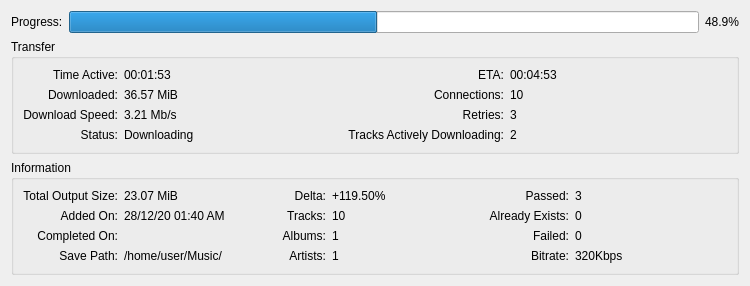
                 <widget class="QWidget" name="scrollAreaWidgetContents_4">
                  <property name="geometry">
                   <rect>
                    <x>0</x>
                    <y>0</y>
                    <width>750</width>
                    <height>267</height>
                   </rect>
                  </property>
                  <layout class="QVBoxLayout" name="verticalLayout_8">
                   <item>
                    <layout class="QHBoxLayout" name="horizontalLayout_5">
                     <item>
                      <widget class="QLabel" name="label_13">
                       <property name="text">
                        <string>Progress:</string>
                       </property>
                      </widget>
                     </item>
                     <item>
                      <widget class="QProgressBar" name="progressBar">
                       <property name="value">
                        <number>49</number>
                       </property>
                       <property name="textVisible">
                        <bool>false</bool>
                       </property>
                      </widget>
                     </item>
                     <item>
                      <widget class="QLabel" name="label_14">
                       <property name="text">
                        <string>48.9%</string>
                       </property>
                      </widget>
                     </item>
                    </layout>
                   </item>
                   <item>
                    <widget class="QGroupBox" name="groupBox">
                     <property name="sizePolicy">
                      <sizepolicy hsizetype="Preferred" vsizetype="Preferred">
                       <horstretch>0</horstretch>
                       <verstretch>0</verstretch>
                      </sizepolicy>
                     </property>
                     <property name="title">
                      <string>Transfer</string>
                     </property>
                     <layout class="QGridLayout" name="gridLayout_13">
                      <item row="0" column="0">
                       <layout class="QGridLayout" name="gridLayout_12">
                        <item row="2" column="2">
                         <widget class="QLabel" name="label_17">
                          <property name="sizePolicy">
                           <sizepolicy hsizetype="Minimum" vsizetype="Preferred">
                            <horstretch>0</horstretch>
                            <verstretch>0</verstretch>
                           </sizepolicy>
                          </property>
                          <property name="text">
                           <string>Retries:</string>
                          </property>
                          <property name="alignment">
                           <set>Qt::AlignRight|Qt::AlignTrailing|Qt::AlignVCenter</set>
                          </property>
                         </widget>
                        </item>
                        <item row="3" column="2">
                         <widget class="QLabel" name="label_12">
                          <property name="sizePolicy">
                           <sizepolicy hsizetype="Minimum" vsizetype="Preferred">
                            <horstretch>0</horstretch>
                            <verstretch>0</verstretch>
                           </sizepolicy>
                          </property>
                          <property name="text">
                           <string>Tracks Actively Downloading:</string>
                          </property>
                          <property name="alignment">
                           <set>Qt::AlignRight|Qt::AlignTrailing|Qt::AlignVCenter</set>
                          </property>
                         </widget>
                        </item>
                        <item row="1" column="0">
                         <widget class="QLabel" name="label_4">
                          <property name="sizePolicy">
                           <sizepolicy hsizetype="Minimum" vsizetype="Preferred">
                            <horstretch>0</horstretch>
                            <verstretch>0</verstretch>
                           </sizepolicy>
                          </property>
                          <property name="text">
                           <string>Downloaded:</string>
                          </property>
                          <property name="alignment">
                           <set>Qt::AlignRight|Qt::AlignTrailing|Qt::AlignVCenter</set>
                          </property>
                         </widget>
                        </item>
                        <item row="1" column="2">
                         <widget class="QLabel" name="label_5">
                          <property name="sizePolicy">
                           <sizepolicy hsizetype="Minimum" vsizetype="Preferred">
                            <horstretch>0</horstretch>
                            <verstretch>0</verstretch>
                           </sizepolicy>
                          </property>
                          <property name="text">
                           <string>Connections:</string>
                          </property>
                          <property name="alignment">
                           <set>Qt::AlignRight|Qt::AlignTrailing|Qt::AlignVCenter</set>
                          </property>
                         </widget>
                        </item>
                        <item row="3" column="0">
                         <widget class="QLabel" name="label_16">
                          <property name="sizePolicy">
                           <sizepolicy hsizetype="Minimum" vsizetype="Preferred">
                            <horstretch>0</horstretch>
                            <verstretch>0</verstretch>
                           </sizepolicy>
                          </property>
                          <property name="text">
                           <string>Status:</string>
                          </property>
                          <property name="alignment">
                           <set>Qt::AlignRight|Qt::AlignTrailing|Qt::AlignVCenter</set>
                          </property>
                         </widget>
                        </item>
                        <item row="0" column="2">
                         <widget class="QLabel" name="label_2">
                          <property name="sizePolicy">
                           <sizepolicy hsizetype="Minimum" vsizetype="Preferred">
                            <horstretch>0</horstretch>
                            <verstretch>0</verstretch>
                           </sizepolicy>
                          </property>
                          <property name="text">
                           <string>ETA:</string>
                          </property>
                          <property name="alignment">
                           <set>Qt::AlignRight|Qt::AlignTrailing|Qt::AlignVCenter</set>
                          </property>
                         </widget>
                        </item>
                        <item row="2" column="0">
                         <widget class="QLabel" name="label_15">
                          <property name="sizePolicy">
                           <sizepolicy hsizetype="Minimum" vsizetype="Preferred">
                            <horstretch>0</horstretch>
                            <verstretch>0</verstretch>
                           </sizepolicy>
                          </property>
                          <property name="text">
                           <string>Download Speed:</string>
                          </property>
                          <property name="alignment">
                           <set>Qt::AlignRight|Qt::AlignTrailing|Qt::AlignVCenter</set>
                          </property>
                         </widget>
                        </item>
                        <item row="1" column="1">
                         <widget class="QLabel" name="label_21">
                          <property name="sizePolicy">
                           <sizepolicy hsizetype="Expanding" vsizetype="Preferred">
                            <horstretch>0</horstretch>
                            <verstretch>0</verstretch>
                           </sizepolicy>
                          </property>
                          <property name="text">
                           <string>36.57 MiB</string>
                          </property>
                         </widget>
                        </item>
                        <item row="3" column="1">
                         <widget class="QLabel" name="label_23">
                          <property name="sizePolicy">
                           <sizepolicy hsizetype="Expanding" vsizetype="Preferred">
                            <horstretch>0</horstretch>
                            <verstretch>0</verstretch>
                           </sizepolicy>
                          </property>
                          <property name="text">
                           <string>Downloading</string>
                          </property>
                         </widget>
                        </item>
                        <item row="2" column="1">
                         <widget class="QLabel" name="label_22">
                          <property name="sizePolicy">
                           <sizepolicy hsizetype="Expanding" vsizetype="Preferred">
                            <horstretch>0</horstretch>
                            <verstretch>0</verstretch>
                           </sizepolicy>
                          </property>
                          <property name="text">
                           <string>3.21 Mb/s</string>
                          </property>
                         </widget>
                        </item>
                        <item row="0" column="0">
                         <widget class="QLabel" name="label">
                          <property name="sizePolicy">
                           <sizepolicy hsizetype="Minimum" vsizetype="Preferred">
                            <horstretch>0</horstretch>
                            <verstretch>0</verstretch>
                           </sizepolicy>
                          </property>
                          <property name="text">
                           <string>Time Active:</string>
                          </property>
                          <property name="alignment">
                           <set>Qt::AlignRight|Qt::AlignTrailing|Qt::AlignVCenter</set>
                          </property>
                         </widget>
                        </item>
                        <item row="0" column="1">
                         <widget class="QLabel" name="label_20">
                          <property name="sizePolicy">
                           <sizepolicy hsizetype="Expanding" vsizetype="Preferred">
                            <horstretch>0</horstretch>
                            <verstretch>0</verstretch>
                           </sizepolicy>
                          </property>
                          <property name="text">
                           <string>00:01:53</string>
                          </property>
                         </widget>
                        </item>
                        <item row="0" column="3">
                         <widget class="QLabel" name="label_24">
                          <property name="sizePolicy">
                           <sizepolicy hsizetype="Expanding" vsizetype="Preferred">
                            <horstretch>0</horstretch>
                            <verstretch>0</verstretch>
                           </sizepolicy>
                          </property>
                          <property name="text">
                           <string>00:04:53</string>
                          </property>
                         </widget>
                        </item>
                        <item row="1" column="3">
                         <widget class="QLabel" name="label_25">
                          <property name="sizePolicy">
                           <sizepolicy hsizetype="Expanding" vsizetype="Preferred">
                            <horstretch>0</horstretch>
                            <verstretch>0</verstretch>
                           </sizepolicy>
                          </property>
                          <property name="text">
                           <string>10</string>
                          </property>
                         </widget>
                        </item>
                        <item row="2" column="3">
                         <widget class="QLabel" name="label_26">
                          <property name="sizePolicy">
                           <sizepolicy hsizetype="Expanding" vsizetype="Preferred">
                            <horstretch>0</horstretch>
                            <verstretch>0</verstretch>
                           </sizepolicy>
                          </property>
                          <property name="text">
                           <string>3</string>
                          </property>
                         </widget>
                        </item>
                        <item row="3" column="3">
                         <widget class="QLabel" name="label_27">
                          <property name="sizePolicy">
                           <sizepolicy hsizetype="Expanding" vsizetype="Preferred">
                            <horstretch>0</horstretch>
                            <verstretch>0</verstretch>
                           </sizepolicy>
                          </property>
                          <property name="text">
                           <string>2</string>
                          </property>
                         </widget>
                        </item>
                       </layout>
                      </item>
                     </layout>
                    </widget>
                   </item>
                   <item>
                    <widget class="QGroupBox" name="groupBox_2">
                     <property name="sizePolicy">
                      <sizepolicy hsizetype="Preferred" vsizetype="Expanding">
                       <horstretch>0</horstretch>
                       <verstretch>0</verstretch>
                      </sizepolicy>
                     </property>
                     <property name="title">
                      <string>Information</string>
                     </property>
                     <layout class="QGridLayout" name="gridLayout_15">
                      <item row="0" column="0">
                       <layout class="QGridLayout" name="gridLayout_14">
                        <item row="0" column="5">
                         <widget class="QLabel" name="label_34">
                          <property name="sizePolicy">
                           <sizepolicy hsizetype="Expanding" vsizetype="Preferred">
                            <horstretch>0</horstretch>
                            <verstretch>0</verstretch>
                           </sizepolicy>
                          </property>
                          <property name="text">
                           <string>3</string>
                          </property>
                         </widget>
                        </item>
                        <item row="1" column="5">
                         <widget class="QLabel" name="label_35">
                          <property name="sizePolicy">
                           <sizepolicy hsizetype="Expanding" vsizetype="Preferred">
                            <horstretch>0</horstretch>
                            <verstretch>0</verstretch>
                           </sizepolicy>
                          </property>
                          <property name="text">
                           <string>0</string>
                          </property>
                         </widget>
                        </item>
                        <item row="2" column="2">
                         <widget class="QLabel" name="label_19">
                          <property name="sizePolicy">
                           <sizepolicy hsizetype="Minimum" vsizetype="Preferred">
                            <horstretch>0</horstretch>
                            <verstretch>0</verstretch>
                           </sizepolicy>
                          </property>
                          <property name="text">
                           <string>Albums:</string>
                          </property>
                          <property name="alignment">
                           <set>Qt::AlignRight|Qt::AlignTrailing|Qt::AlignVCenter</set>
                          </property>
                         </widget>
                        </item>
                        <item row="1" column="2">
                         <widget class="QLabel" name="label_11">
                          <property name="sizePolicy">
                           <sizepolicy hsizetype="Minimum" vsizetype="Preferred">
                            <horstretch>0</horstretch>
                            <verstretch>0</verstretch>
                           </sizepolicy>
                          </property>
                          <property name="text">
                           <string>Tracks:</string>
                          </property>
                          <property name="alignment">
                           <set>Qt::AlignRight|Qt::AlignTrailing|Qt::AlignVCenter</set>
                          </property>
                         </widget>
                        </item>
                        <item row="2" column="3">
                         <widget class="QLabel" name="label_33">
                          <property name="sizePolicy">
                           <sizepolicy hsizetype="Expanding" vsizetype="Preferred">
                            <horstretch>0</horstretch>
                            <verstretch>0</verstretch>
                           </sizepolicy>
                          </property>
                          <property name="text">
                           <string>1</string>
                          </property>
                         </widget>
                        </item>
                        <item row="1" column="3">
                         <widget class="QLabel" name="label_32">
                          <property name="sizePolicy">
                           <sizepolicy hsizetype="Expanding" vsizetype="Preferred">
                            <horstretch>0</horstretch>
                            <verstretch>0</verstretch>
                           </sizepolicy>
                          </property>
                          <property name="text">
                           <string>10</string>
                          </property>
                         </widget>
                        </item>
                        <item row="0" column="0">
                         <widget class="QLabel" name="label_7">
                          <property name="sizePolicy">
                           <sizepolicy hsizetype="Minimum" vsizetype="Preferred">
                            <horstretch>0</horstretch>
                            <verstretch>0</verstretch>
                           </sizepolicy>
                          </property>
                          <property name="text">
                           <string>Total Output Size:</string>
                          </property>
                          <property name="alignment">
                           <set>Qt::AlignRight|Qt::AlignTrailing|Qt::AlignVCenter</set>
                          </property>
                         </widget>
                        </item>
                        <item row="2" column="1">
                         <widget class="QLabel" name="label_30">
                          <property name="sizePolicy">
                           <sizepolicy hsizetype="Expanding" vsizetype="Preferred">
                            <horstretch>0</horstretch>
                            <verstretch>0</verstretch>
                           </sizepolicy>
                          </property>
                          <property name="text">
                           <string/>
                          </property>
                         </widget>
                        </item>
                        <item row="1" column="4">
                         <widget class="QLabel" name="label_10">
                          <property name="sizePolicy">
                           <sizepolicy hsizetype="Minimum" vsizetype="Preferred">
                            <horstretch>0</horstretch>
                            <verstretch>0</verstretch>
                           </sizepolicy>
                          </property>
                          <property name="text">
                           <string>Already Exists:</string>
                          </property>
                          <property name="alignment">
                           <set>Qt::AlignRight|Qt::AlignTrailing|Qt::AlignVCenter</set>
                          </property>
                         </widget>
                        </item>
                        <item row="0" column="4">
                         <widget class="QLabel" name="label_9">
                          <property name="sizePolicy">
                           <sizepolicy hsizetype="Minimum" vsizetype="Preferred">
                            <horstretch>0</horstretch>
                            <verstretch>0</verstretch>
                           </sizepolicy>
                          </property>
                          <property name="text">
                           <string>Passed:</string>
                          </property>
                          <property name="alignment">
                           <set>Qt::AlignRight|Qt::AlignTrailing|Qt::AlignVCenter</set>
                          </property>
                         </widget>
                        </item>
                        <item row="0" column="3">
                         <widget class="QLabel" name="label_31">
                          <property name="sizePolicy">
                           <sizepolicy hsizetype="Expanding" vsizetype="Preferred">
                            <horstretch>0</horstretch>
                            <verstretch>0</verstretch>
                           </sizepolicy>
                          </property>
                          <property name="text">
                           <string>+119.50%</string>
                          </property>
                         </widget>
                        </item>
                        <item row="2" column="4">
                         <widget class="QLabel" name="label_3">
                          <property name="sizePolicy">
                           <sizepolicy hsizetype="Minimum" vsizetype="Preferred">
                            <horstretch>0</horstretch>
                            <verstretch>0</verstretch>
                           </sizepolicy>
                          </property>
                          <property name="text">
                           <string>Failed:</string>
                          </property>
                          <property name="alignment">
                           <set>Qt::AlignRight|Qt::AlignTrailing|Qt::AlignVCenter</set>
                          </property>
                         </widget>
                        </item>
                        <item row="1" column="0">
                         <widget class="QLabel" name="label_8">
                          <property name="sizePolicy">
                           <sizepolicy hsizetype="Minimum" vsizetype="Preferred">
                            <horstretch>0</horstretch>
                            <verstretch>0</verstretch>
                           </sizepolicy>
                          </property>
                          <property name="text">
                           <string>Added On:</string>
                          </property>
                          <property name="alignment">
                           <set>Qt::AlignRight|Qt::AlignTrailing|Qt::AlignVCenter</set>
                          </property>
                         </widget>
                        </item>
                        <item row="1" column="1">
                         <widget class="QLabel" name="label_29">
                          <property name="sizePolicy">
                           <sizepolicy hsizetype="Expanding" vsizetype="Preferred">
                            <horstretch>0</horstretch>
                            <verstretch>0</verstretch>
                           </sizepolicy>
                          </property>
                          <property name="text">
                           <string>28/12/20 01:40 AM</string>
                          </property>
                         </widget>
                        </item>
                        <item row="2" column="5">
                         <widget class="QLabel" name="label_36">
                          <property name="sizePolicy">
                           <sizepolicy hsizetype="Expanding" vsizetype="Preferred">
                            <horstretch>0</horstretch>
                            <verstretch>0</verstretch>
                           </sizepolicy>
                          </property>
                          <property name="text">
                           <string>0</string>
                          </property>
                         </widget>
                        </item>
                        <item row="2" column="0">
                         <widget class="QLabel" name="label_18">
                          <property name="sizePolicy">
                           <sizepolicy hsizetype="Minimum" vsizetype="Preferred">
                            <horstretch>0</horstretch>
                            <verstretch>0</verstretch>
                           </sizepolicy>
                          </property>
                          <property name="text">
                           <string>Completed On:</string>
                          </property>
                          <property name="alignment">
                           <set>Qt::AlignRight|Qt::AlignTrailing|Qt::AlignVCenter</set>
                          </property>
                         </widget>
                        </item>
                        <item row="0" column="2">
                         <widget class="QLabel" name="label_6">
                          <property name="sizePolicy">
                           <sizepolicy hsizetype="Minimum" vsizetype="Preferred">
                            <horstretch>0</horstretch>
                            <verstretch>0</verstretch>
                           </sizepolicy>
                          </property>
                          <property name="text">
                           <string>Delta:</string>
                          </property>
                          <property name="alignment">
                           <set>Qt::AlignRight|Qt::AlignTrailing|Qt::AlignVCenter</set>
                          </property>
                         </widget>
                        </item>
                        <item row="0" column="1">
                         <widget class="QLabel" name="label_28">
                          <property name="sizePolicy">
                           <sizepolicy hsizetype="Expanding" vsizetype="Preferred">
                            <horstretch>0</horstretch>
                            <verstretch>0</verstretch>
                           </sizepolicy>
                          </property>
                          <property name="text">
                           <string>23.07 MiB</string>
                          </property>
                         </widget>
                        </item>
                        <item row="3" column="0">
                         <widget class="QLabel" name="label_37">
                          <property name="sizePolicy">
                           <sizepolicy hsizetype="Minimum" vsizetype="Preferred">
                            <horstretch>0</horstretch>
                            <verstretch>0</verstretch>
                           </sizepolicy>
                          </property>
                          <property name="text">
                           <string>Save Path:</string>
                          </property>
                          <property name="alignment">
                           <set>Qt::AlignRight|Qt::AlignTop|Qt::AlignTrailing</set>
                          </property>
                         </widget>
                        </item>
                        <item row="3" column="1">
                         <widget class="QLabel" name="label_38">
                          <property name="sizePolicy">
                           <sizepolicy hsizetype="Expanding" vsizetype="Expanding">
                            <horstretch>0</horstretch>
                            <verstretch>0</verstretch>
                           </sizepolicy>
                          </property>
                          <property name="text">
                           <string>/home/user/Music/</string>
                          </property>
                          <property name="alignment">
                           <set>Qt::AlignLeading|Qt::AlignLeft|Qt::AlignTop</set>
                          </property>
                          <property name="textInteractionFlags">
                           <set>Qt::LinksAccessibleByMouse|Qt::TextSelectableByMouse</set>
                          </property>
                         </widget>
                        </item>
                        <item row="3" column="2">
                         <widget class="QLabel" name="label_39">
                          <property name="sizePolicy">
                           <sizepolicy hsizetype="Minimum" vsizetype="Preferred">
                            <horstretch>0</horstretch>
                            <verstretch>0</verstretch>
                           </sizepolicy>
                          </property>
                          <property name="text">
                           <string>Artists:</string>
                          </property>
                          <property name="alignment">
                           <set>Qt::AlignRight|Qt::AlignTop|Qt::AlignTrailing</set>
                          </property>
                         </widget>
                        </item>
                        <item row="3" column="3">
                         <widget class="QLabel" name="label_40">
                          <property name="sizePolicy">
                           <sizepolicy hsizetype="Expanding" vsizetype="Preferred">
                            <horstretch>0</horstretch>
                            <verstretch>0</verstretch>
                           </sizepolicy>
                          </property>
                          <property name="text">
                           <string>1</string>
                          </property>
                          <property name="alignment">
                           <set>Qt::AlignLeading|Qt::AlignLeft|Qt::AlignTop</set>
                          </property>
                         </widget>
                        </item>
                        <item row="3" column="4">
                         <widget class="QLabel" name="label_41">
                          <property name="sizePolicy">
                           <sizepolicy hsizetype="Minimum" vsizetype="Preferred">
                            <horstretch>0</horstretch>
                            <verstretch>0</verstretch>
                           </sizepolicy>
                          </property>
                          <property name="text">
                           <string>Bitrate:</string>
                          </property>
                          <property name="alignment">
                           <set>Qt::AlignRight|Qt::AlignTop|Qt::AlignTrailing</set>
                          </property>
                         </widget>
                        </item>
                        <item row="3" column="5">
                         <widget class="QLabel" name="label_42">
                          <property name="sizePolicy">
                           <sizepolicy hsizetype="Expanding" vsizetype="Preferred">
                            <horstretch>0</horstretch>
                            <verstretch>0</verstretch>
                           </sizepolicy>
                          </property>
                          <property name="text">
                           <string>320Kbps</string>
                          </property>
                          <property name="alignment">
                           <set>Qt::AlignLeading|Qt::AlignLeft|Qt::AlignTop</set>
                          </property>
                         </widget>
                        </item>
                       </layout>
                      </item>
                     </layout>
                    </widget>
                   </item>
                  </layout>
                 </widget>
